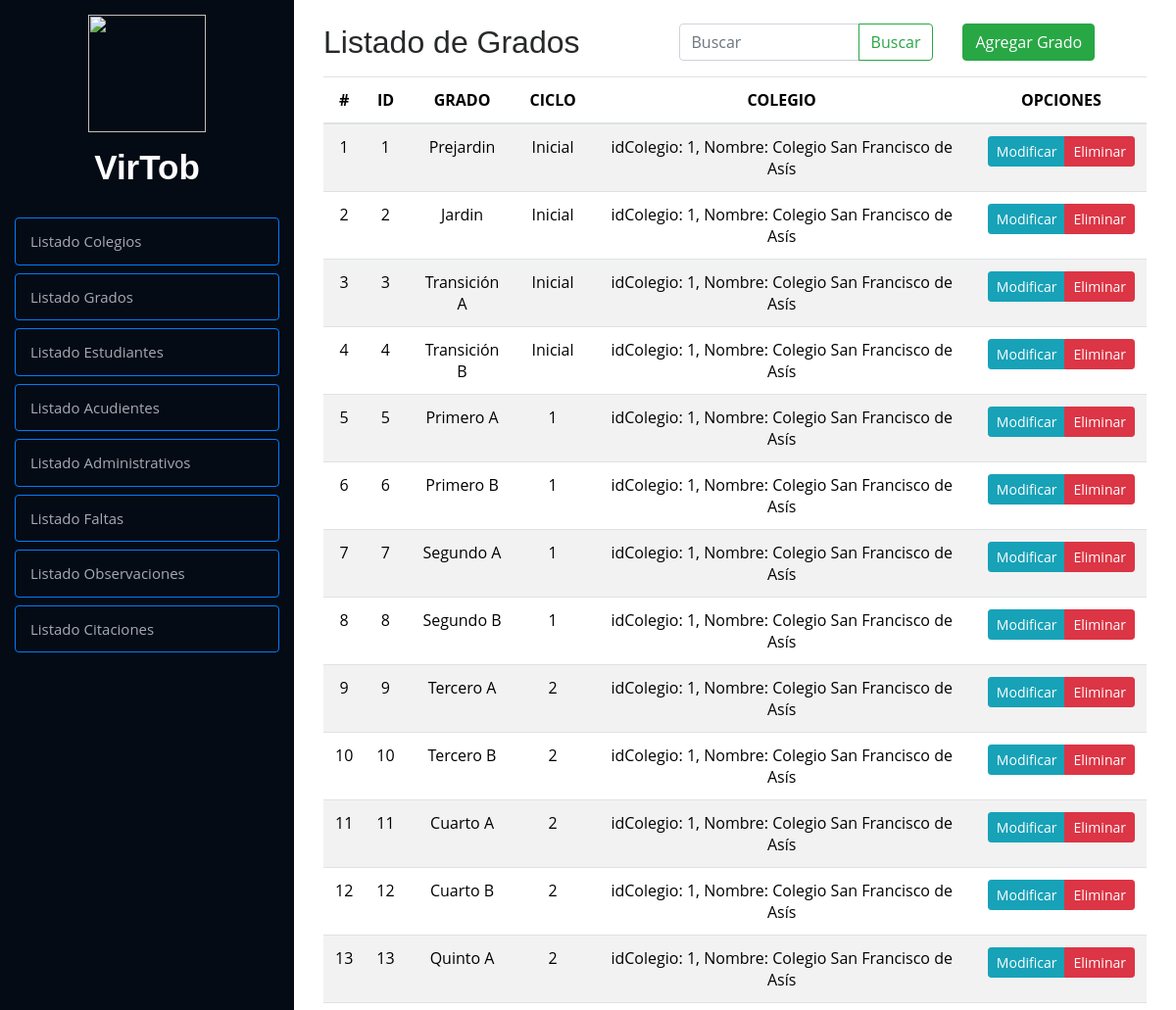
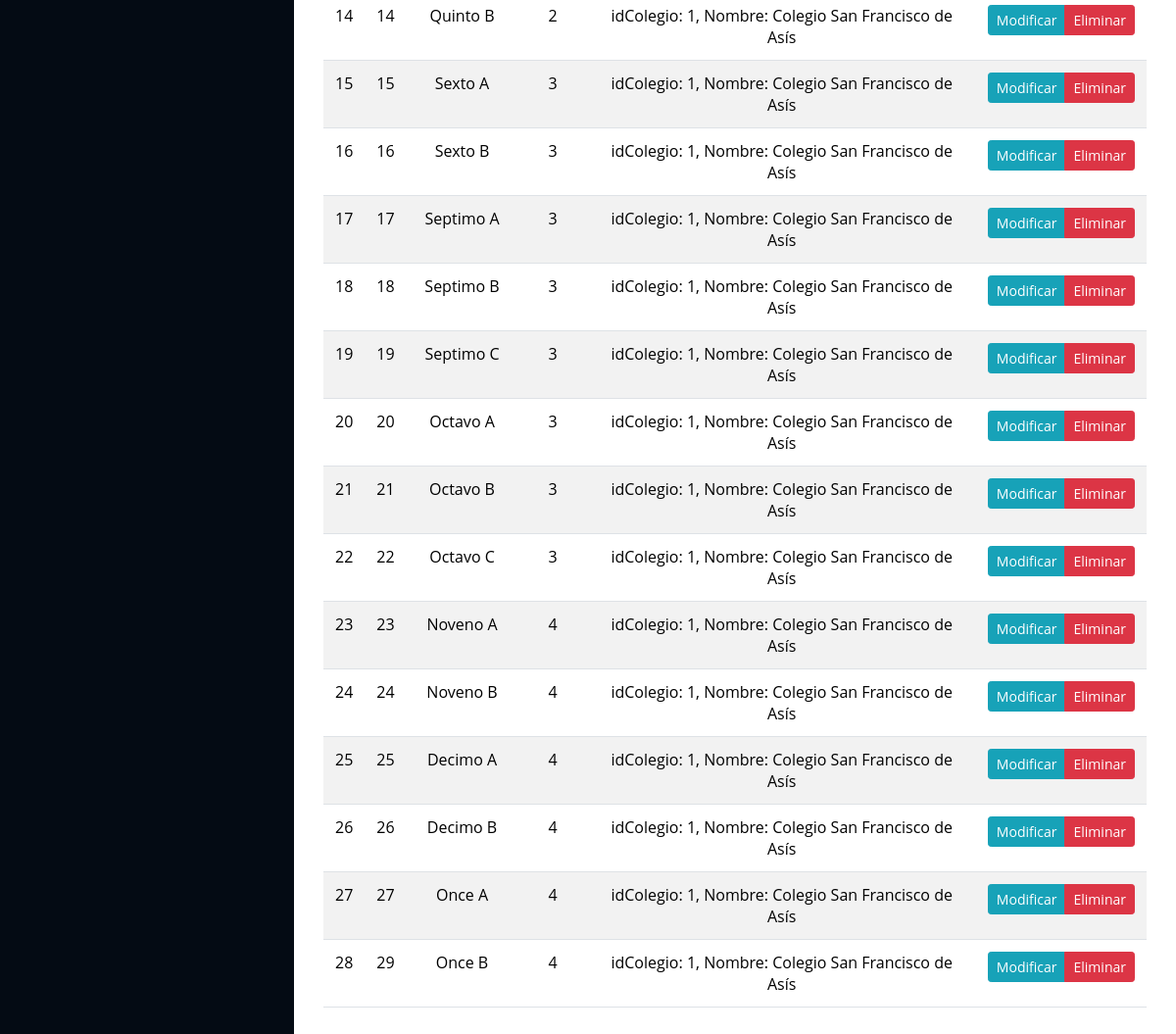
The app's page /crud/listaGrado/ with its own data (2 pictures, top to bottom).
### Modulos/Observador/models.py (models this page shows, shortened)
class Grado(models.Model):
    idGrado = models.AutoField(primary_key=True)
    grado = models.CharField(max_length=16, null=True, blank=True)
    ciclo = models.CharField(max_length=7)
    idColegio = models.ForeignKey(
        Colegio, on_delete=models.CASCADE, related_name="grado", default=1)

class Colegio(models.Model):
    idColegio = models.AutoField(primary_key=True)
    nombre = models.CharField(max_length=50)
    direccion = models.CharField(max_length=100)
    telefono = models.CharField(max_length=13)
    email = models.EmailField(max_length=100)
    def __str__(self):
        return f"idColegio: {self.idColegio}, Nombre: {self.nombre}"
    class Meta:
        verbose_name = 'Colegio'

### Modulos/Observador/views.py (the view)
# urls.py: path('listaGrado/', listaGrado, name='listaGrado'),
def listaGrado(request):
    query = request.GET.get("buscar", "")  # Obtener el valor del input
    grados = Grado.objects.all()
    if query:
        grados = grados.filter(
            Q(grado__icontains=query) |
            Q(ciclo__icontains=query) |
            Q(idColegio__nombre__icontains=query)
        )
    return render(request, 'listas/grados.html', {'grado': grados, "query": query})

### Modulos/Observador/templates/listas/grados.html (shortened to what this page needs)
{% extends "../index.html" %}
{% load static %}
        {% block contenido %}
        <div class="container py-4">
            <div class="row">
                <div class="col-md-12">
                    <div class="row">
                        <div class="col-5">
                            <h2>Listado de Grados</h2>
                        </div>
                        <div class="col-4">
                            <form class="d-flex" method="GET">
                                <div class="input-group">
                                    <input type="text" class="form-control" placeholder="Buscar" name="buscar" value="{{ query }}"
                                        aria-label="Search">
                                    <button class="btn btn-outline-success" type="submit">Buscar</button>
                                </div>
                            </form>
                        </div>
                        <div class="col-3">
                            <a href="{% url 'agregarGrado' %}" class="btn btn-success">Agregar Grado</a>
                        </div>
                    </div>
                    <div class="table-responsive">
                        <table class="table table-striped">
                            <thead>
                                <tr>
                                    <th>#</th>
                                    <th>ID</th>
                                    <th>GRADO</th>
                                    <th>CICLO</th>
                                    <th>COLEGIO</th>
                                    <th>OPCIONES</th>
                                </tr>
                            </thead>
                            <tbody>
                                {% if grado %}
                                {% for grado in grado %}
                                <tr>
                                    <td class="">{{ forloop.counter }}</td>
                                    <td class="">{{ grado.idGrado }}</td>
                                    <td class="">{{ grado.grado }}</td>
                                    <td class="">{{ grado.ciclo }}</td>
                                    <td class="">{{ grado.idColegio }}</td>
                                    <td>
                                        <div class="btn-group btn-group-sm" role="group" aria-label="Basic example">
                                            <a href="{% url 'modificarGrado' grado.idGrado %}"
                                                class="btn btn-info btn-sm">
                                                Modificar
                                            </a>
                                            <a href="#" onclick="eliminarGrado({{ grado.idGrado }})"
                                                class="btn btn-danger btn-sm">
                                                Eliminar
                                            </a>
                                        </div>
                                    </td>
                                </tr>
                                {% endfor %}
                                {% else %}
                                <tr>
                                    <td colspan="6" class="text-center text-danger">⚠ No se encontraron resultados</td>
                                </tr>
                                {% endif %}
                            </tbody>
                        </table>
                    </div>
                </div>
            </div>
        </div>
        {% endblock %}

### observadorVirtual/static/css/style.css (style rules this page uses)
body { font-family: "Open Sans", sans-serif; color: #272829; }
a { color: #149ddd; }
h1, h2, h3, h4, h5, h6 { font-family: "Raleway", sans-serif; }
th, td { text-align: center; vertical-align: middle; }

### records on screen
Grado: idGrado "1", grado "Prejardin", ciclo "Inicial", idColegio "idColegio: 1, Nombre: Colegio San Francisco de Asís"
Grado: idGrado "2", grado "Jardin", ciclo "Inicial", idColegio "idColegio: 1, Nombre: Colegio San Francisco de Asís"
Grado: idGrado "3", grado "Transición A", ciclo "Inicial", idColegio "idColegio: 1, Nombre: Colegio San Francisco de Asís"
Grado: idGrado "4", grado "Transición B", ciclo "Inicial", idColegio "idColegio: 1, Nombre: Colegio San Francisco de Asís"
Grado: idGrado "5", grado "Primero A", ciclo "1", idColegio "idColegio: 1, Nombre: Colegio San Francisco de Asís"
Grado: idGrado "6", grado "Primero B", ciclo "1", idColegio "idColegio: 1, Nombre: Colegio San Francisco de Asís"
Grado: idGrado "7", grado "Segundo A", ciclo "1", idColegio "idColegio: 1, Nombre: Colegio San Francisco de Asís"
Grado: idGrado "8", grado "Segundo B", ciclo "1", idColegio "idColegio: 1, Nombre: Colegio San Francisco de Asís"
Grado: idGrado "9", grado "Tercero A", ciclo "2", idColegio "idColegio: 1, Nombre: Colegio San Francisco de Asís"
Grado: idGrado "10", grado "Tercero B", ciclo "2", idColegio "idColegio: 1, Nombre: Colegio San Francisco de Asís"
Grado: idGrado "11", grado "Cuarto A", ciclo "2", idColegio "idColegio: 1, Nombre: Colegio San Francisco de Asís"
Grado: idGrado "12", grado "Cuarto B", ciclo "2", idColegio "idColegio: 1, Nombre: Colegio San Francisco de Asís"
Grado: idGrado "13", grado "Quinto A", ciclo "2", idColegio "idColegio: 1, Nombre: Colegio San Francisco de Asís"
Grado: idGrado "14", grado "Quinto B", ciclo "2", idColegio "idColegio: 1, Nombre: Colegio San Francisco de Asís"
Grado: idGrado "15", grado "Sexto A", ciclo "3", idColegio "idColegio: 1, Nombre: Colegio San Francisco de Asís"
Grado: idGrado "16", grado "Sexto B", ciclo "3", idColegio "idColegio: 1, Nombre: Colegio San Francisco de Asís"
Grado: idGrado "17", grado "Septimo A", ciclo "3", idColegio "idColegio: 1, Nombre: Colegio San Francisco de Asís"
Grado: idGrado "18", grado "Septimo B", ciclo "3", idColegio "idColegio: 1, Nombre: Colegio San Francisco de Asís"
Grado: idGrado "19", grado "Septimo C", ciclo "3", idColegio "idColegio: 1, Nombre: Colegio San Francisco de Asís"
Grado: idGrado "20", grado "Octavo A", ciclo "3", idColegio "idColegio: 1, Nombre: Colegio San Francisco de Asís"
Grado: idGrado "21", grado "Octavo B", ciclo "3", idColegio "idColegio: 1, Nombre: Colegio San Francisco de Asís"
Grado: idGrado "22", grado "Octavo C", ciclo "3", idColegio "idColegio: 1, Nombre: Colegio San Francisco de Asís"
Grado: idGrado "23", grado "Noveno A", ciclo "4", idColegio "idColegio: 1, Nombre: Colegio San Francisco de Asís"
Grado: idGrado "24", grado "Noveno B", ciclo "4", idColegio "idColegio: 1, Nombre: Colegio San Francisco de Asís"
Grado: idGrado "25", grado "Decimo A", ciclo "4", idColegio "idColegio: 1, Nombre: Colegio San Francisco de Asís"
Grado: idGrado "26", grado "Decimo B", ciclo "4", idColegio "idColegio: 1, Nombre: Colegio San Francisco de Asís"
Grado: idGrado "27", grado "Once A", ciclo "4", idColegio "idColegio: 1, Nombre: Colegio San Francisco de Asís"
Grado: idGrado "29", grado "Once B", ciclo "4", idColegio "idColegio: 1, Nombre: Colegio San Francisco de Asís"
